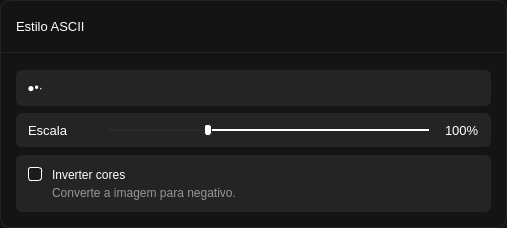
            <widget class="QWidget" name="widget_19" native="true">
             <property name="sizePolicy">
              <sizepolicy hsizetype="Preferred" vsizetype="Minimum">
               <horstretch>0</horstretch>
               <verstretch>0</verstretch>
              </sizepolicy>
             </property>
             <property name="minimumSize">
              <size>
               <width>0</width>
               <height>0</height>
              </size>
             </property>
             <property name="maximumSize">
              <size>
               <width>16777215</width>
               <height>230</height>
              </size>
             </property>
             <property name="layoutDirection">
              <enum>Qt::LayoutDirection::LeftToRight</enum>
             </property>
             <property name="autoFillBackground">
              <bool>false</bool>
             </property>
             <property name="styleSheet">
              <string notr="true">QWidget {
    background-color: rgb(20, 20, 20);
    border: 1px solid #242424;
    border-radius: 10px;
}

QLabel {
	border: none;
	color: #FFFFFF;
}
</string>
             </property>
             <layout class="QVBoxLayout" name="verticalLayout_65">
              <property name="spacing">
               <number>8</number>
              </property>
              <property name="leftMargin">
               <number>0</number>
              </property>
              <property name="topMargin">
               <number>16</number>
              </property>
              <property name="rightMargin">
               <number>0</number>
              </property>
              <property name="bottomMargin">
               <number>16</number>
              </property>
              <item>
               <layout class="QHBoxLayout" name="horizontalLayout_103">
                <item>
                 <spacer name="horizontalSpacer_103">
                  <property name="orientation">
                   <enum>Qt::Orientation::Horizontal</enum>
                  </property>
                  <property name="sizeType">
                   <enum>QSizePolicy::Policy::Fixed</enum>
                  </property>
                  <property name="sizeHint" stdset="0">
                   <size>
                    <width>16</width>
                    <height>16</height>
                   </size>
                  </property>
                 </spacer>
                </item>
                <item>
                 <widget class="QLabel" name="label_78">
                  <property name="font">
                   <font>
                    <pointsize>10</pointsize>
                    <fontweight>DemiBold</fontweight>
                   </font>
                  </property>
                  <property name="text">
                   <string>Estilo ASCII</string>
                  </property>
                 </widget>
                </item>
                <item>
                 <spacer name="horizontalSpacer_104">
                  <property name="orientation">
                   <enum>Qt::Orientation::Horizontal</enum>
                  </property>
                  <property name="sizeHint" stdset="0">
                   <size>
                    <width>40</width>
                    <height>20</height>
                   </size>
                  </property>
                 </spacer>
                </item>
               </layout>
              </item>
              <item>
               <spacer name="verticalSpacer_36">
                <property name="orientation">
                 <enum>Qt::Orientation::Vertical</enum>
                </property>
                <property name="sizeType">
                 <enum>QSizePolicy::Policy::Fixed</enum>
                </property>
                <property name="sizeHint" stdset="0">
                 <size>
                  <width>20</width>
                  <height>8</height>
                 </size>
                </property>
               </spacer>
              </item>
              <item>
               <widget class="Line" name="line_17">
                <property name="maximumSize">
                 <size>
                  <width>16777215</width>
                  <height>1</height>
                 </size>
                </property>
                <property name="orientation">
                 <enum>Qt::Orientation::Horizontal</enum>
                </property>
               </widget>
              </item>
              <item>
               <spacer name="verticalSpacer_37">
                <property name="orientation">
                 <enum>Qt::Orientation::Vertical</enum>
                </property>
                <property name="sizeType">
                 <enum>QSizePolicy::Policy::Fixed</enum>
                </property>
                <property name="sizeHint" stdset="0">
                 <size>
                  <width>20</width>
                  <height>8</height>
                 </size>
                </property>
               </spacer>
              </item>
              <item>
               <layout class="QHBoxLayout" name="horizontalLayout_104">
                <property name="spacing">
                 <number>0</number>
                </property>
                <item>
                 <spacer name="horizontalSpacer_105">
                  <property name="orientation">
                   <enum>Qt::Orientation::Horizontal</enum>
                  </property>
                  <property name="sizeType">
                   <enum>QSizePolicy::Policy::Fixed</enum>
                  </property>
                  <property name="sizeHint" stdset="0">
                   <size>
                    <width>16</width>
                    <height>20</height>
                   </size>
                  </property>
                 </spacer>
                </item>
                <item>
                 <widget class="QComboBox" name="cmbChars">
                  <property name="minimumSize">
                   <size>
                    <width>0</width>
                    <height>36</height>
                   </size>
                  </property>
                  <property name="maximumSize">
                   <size>
                    <width>16777215</width>
                    <height>34</height>
                   </size>
                  </property>
                  <property name="font">
                   <font>
                    <bold>false</bold>
                   </font>
                  </property>
                  <property name="cursor">
                   <cursorShape>ArrowCursor</cursorShape>
                  </property>
                  <property name="toolTipDuration">
                   <number>-1</number>
                  </property>
                  <property name="accessibleName">
                   <string>Degradê ASCII</string>
                  </property>
                  <property name="styleSheet">
                   <string notr="true">QComboBox {
    background-color: rgb(36, 36, 36);
    border: none;
    border-radius: 6px;
    color: #ffffff;
    padding: 8px 8px 8px 8px; 
    min-height: 20px;
}

QComboBox:hover {
	background-color: rgb(36, 36, 36);
}

QComboBox::drop-down {
    subcontrol-origin: padding;
    subcontrol-position: top right;
    width: 30px;
    border: none;
	border-top-right-radius: 4px;
	border-bottom-right-radius: 4px;
    background: transparent; 
}

QComboBox::down-arrow {
    image: url(:/icons/arrow-down.svg); 
    width: 12px;
    height: 12px;
    margin-right: 0px;
    margin-top: 0px;
}

QComboBox::down-arrow:on {
    image: url(:/icons/arrow-up.svg);
}</string>
                  </property>
                  <property name="editable">
                   <bool>false</bool>
                  </property>
                  <property name="currentText">
                   <string> ●•·</string>
                  </property>
                  <property name="currentIndex">
                   <number>0</number>
                  </property>
                  <property name="insertPolicy">
                   <enum>QComboBox::InsertPolicy::NoInsert</enum>
                  </property>
                  <property name="sizeAdjustPolicy">
                   <enum>QComboBox::SizeAdjustPolicy::AdjustToContentsOnFirstShow</enum>
                  </property>
                  <property name="minimumContentsLength">
                   <number>0</number>
                  </property>
                  <property name="placeholderText">
                   <string>Degradê ASCII</string>
                  </property>
                  <property name="duplicatesEnabled">
                   <bool>false</bool>
                  </property>
                  <property name="frame">
                   <bool>true</bool>
                  </property>
                  <property name="labelDrawingMode">
                   <enum>QComboBox::LabelDrawingMode::UseStyle</enum>
                  </property>
                  <item>
                   <property name="text">
                    <string> ●•·</string>
                   </property>
                  </item>
                  <item>
                   <property name="text">
                    <string>#8X@x*|/\\,~^=\&quot;':.-</string>
                   </property>
                  </item>
                  <item>
                   <property name="text">
                    <string>8 X x : . - '</string>
                   </property>
                  </item>
                  <item>
                   <property name="text">
                    <string>@ x * : . -</string>
                   </property>
                  </item>
                  <item>
                   <property name="text">
                    <string>8 X x | ^ : . - = ' &quot; @ \ / | * ~ , #</string>
                   </property>
                  </item>
                  <item>
                   <property name="text">
                    <string>8Xx|^:.-='&quot;@\/|*~,#</string>
                   </property>
                  </item>
                  <item>
                   <property name="text">
                    <string>@#*:. </string>
                   </property>
                  </item>
                  <item>
                   <property name="text">
                    <string>@%#0*=-:. </string>
                   </property>
                  </item>
                  <item>
                   <property name="text">
                    <string>@%#0B$&amp;amp;*+=-:,. </string>
                   </property>
                  </item>
                  <item>
                   <property name="text">
                    <string>░▒▓█</string>
                   </property>
                  </item>
                  <item>
                   <property name="text">
                    <string>▀▄▌▐▀</string>
                   </property>
                  </item>
                  <item>
                   <property name="text">
                    <string>▓▒░█▓▒░</string>
                   </property>
                  </item>
                  <item>
                   <property name="text">
                    <string>$@B%8&amp;WM#*oahkbdpqwmZO0QLCJUYXzcvunxrjft/\\|()1{}[]?-_+~&lt;&gt;i!lI;:,\&quot;^`'. &quot;</string>
                   </property>
                  </item>
                 </widget>
                </item>
                <item>
                 <spacer name="horizontalSpacer_106">
                  <property name="orientation">
                   <enum>Qt::Orientation::Horizontal</enum>
                  </property>
                  <property name="sizeType">
                   <enum>QSizePolicy::Policy::Fixed</enum>
                  </property>
                  <property name="sizeHint" stdset="0">
                   <size>
                    <width>16</width>
                    <height>20</height>
                   </size>
                  </property>
                 </spacer>
                </item>
               </layout>
              </item>
              <item>
               <layout class="QHBoxLayout" name="horizontalLayout_105">
                <item>
                 <spacer name="horizontalSpacer_107">
                  <property name="orientation">
                   <enum>Qt::Orientation::Horizontal</enum>
                  </property>
                  <property name="sizeType">
                   <enum>QSizePolicy::Policy::Fixed</enum>
                  </property>
                  <property name="sizeHint" stdset="0">
                   <size>
                    <width>16</width>
                    <height>16</height>
                   </size>
                  </property>
                 </spacer>
                </item>
                <item>
                 <layout class="QVBoxLayout" name="verticalLayout_66">
                  <property name="spacing">
                   <number>0</number>
                  </property>
                  <item>
                   <widget class="QFrame" name="frame_29">
                    <property name="minimumSize">
                     <size>
                      <width>0</width>
                      <height>34</height>
                     </size>
                    </property>
                    <property name="maximumSize">
                     <size>
                      <width>16777215</width>
                      <height>34</height>
                     </size>
                    </property>
                    <property name="styleSheet">
                     <string notr="true">QFrame{
	background-color: rgb(36, 36, 36);
	border: none;
	border-radius: 6px;
}</string>
                    </property>
                    <property name="frameShape">
                     <enum>QFrame::Shape::StyledPanel</enum>
                    </property>
                    <property name="frameShadow">
                     <enum>QFrame::Shadow::Sunken</enum>
                    </property>
                    <layout class="QGridLayout" name="gridLayout_35">
                     <property name="leftMargin">
                      <number>12</number>
                     </property>
                     <property name="topMargin">
                      <number>8</number>
                     </property>
                     <property name="rightMargin">
                      <number>12</number>
                     </property>
                     <property name="bottomMargin">
                      <number>8</number>
                     </property>
                     <property name="horizontalSpacing">
                      <number>12</number>
                     </property>
                     <property name="verticalSpacing">
                      <number>0</number>
                     </property>
                     <item row="0" column="0">
                      <layout class="QHBoxLayout" name="horizontalLayout_106">
                       <property name="spacing">
                        <number>16</number>
                       </property>
                       <property name="leftMargin">
                        <number>0</number>
                       </property>
                       <property name="topMargin">
                        <number>0</number>
                       </property>
                       <property name="rightMargin">
                        <number>0</number>
                       </property>
                       <property name="bottomMargin">
                        <number>0</number>
                       </property>
                       <item>
                        <widget class="QLabel" name="label_79">
                         <property name="maximumSize">
                          <size>
                           <width>16777215</width>
                           <height>16777215</height>
                          </size>
                         </property>
                         <property name="font">
                          <font>
                           <pointsize>10</pointsize>
                           <bold>false</bold>
                          </font>
                         </property>
                         <property name="text">
                          <string>Escala</string>
                         </property>
                        </widget>
                       </item>
                       <item>
                        <spacer name="horizontalSpacer_108">
                         <property name="orientation">
                          <enum>Qt::Orientation::Horizontal</enum>
                         </property>
                         <property name="sizeType">
                          <enum>QSizePolicy::Policy::Fixed</enum>
                         </property>
                         <property name="sizeHint" stdset="0">
                          <size>
                           <width>24</width>
                           <height>16777215</height>
                          </size>
                         </property>
                        </spacer>
                       </item>
                       <item>
                        <widget class="QSlider" name="sldWidth">
                         <property name="maximumSize">
                          <size>
                           <width>16777215</width>
                           <height>16777215</height>
                          </size>
                         </property>
                         <property name="focusPolicy">
                          <enum>Qt::FocusPolicy::ClickFocus</enum>
                         </property>
                         <property name="layoutDirection">
                          <enum>Qt::LayoutDirection::LeftToRight</enum>
                         </property>
                         <property name="styleSheet">
                          <string notr="true">QSlider{
    border: none;
	background-color: rgb(36, 36, 36);
}

QSlider::groove:horizontal {
    height: 2px;
    background: #2b2b2b;
    border-radius: 2px;
}

QSlider::groove:horizontal:hover {
    height: 4px;
}

QSlider::sub-page:horizontal {
	background-color: qlineargradient(
	spread:pad, x1:0, y1:0.559, x2:1, y2:0.536723,
	stop:0 rgba(12, 90, 234, 255),
	stop:1 rgba(61, 125, 245, 255));
	border-radius: 2px;
}

/* A MÁGICA DO HOVER – MUDANÇA DE COR QUANDO PASSA O MOUSE */
QSlider::sub-page:horizontal:hover {
	background-color: qlineargradient(
	spread:pad, x1:0, y1:0.559, x2:1, y2:0.536723,
	stop:0 rgba(12, 90, 234, 255),
	stop:1 rgba(61, 125, 245, 255));
    height: 10px;             /* cresce um pouco */
}

QSlider::add-page:horizontal {
    background: #ffffff;
    border-radius: 2px;
}

QSlider::handle:horizontal {
    background: #ffffff;
    height: 11px;
    width: 6px;
    border-radius: 3px;
    margin: -5px 0;
    border: 1px solid #242424;
}

QSlider::handle:horizontal:hover {
    width: 8px;        /* Qt aceita mudar */
    border-radius: 4px; /* Qt aceita mudar */
	border: 1px solid #242424;
}

</string>
                         </property>
                         <property name="minimum">
                          <number>40</number>
                         </property>
                         <property name="maximum">
                          <number>300</number>
                         </property>
                         <property name="singleStep">
                          <number>10</number>
                         </property>
                         <property name="pageStep">
                          <number>20</number>
                         </property>
                         <property name="value">
                          <number>120</number>
                         </property>
                         <property name="sliderPosition">
                          <number>120</number>
                         </property>
                         <property name="orientation">
                          <enum>Qt::Orientation::Horizontal</enum>
                         </property>
                         <property name="invertedAppearance">
                          <bool>false</bool>
                         </property>
                         <property name="invertedControls">
                          <bool>true</bool>
                         </property>
                         <property name="tickPosition">
                          <enum>QSlider::TickPosition::TicksBelow</enum>
                         </property>
                         <property name="tickInterval">
                          <number>20</number>
                         </property>
                        </widget>
                       </item>
                       <item>
                        <layout class="QHBoxLayout" name="horizontalLayout_107">
                         <property name="spacing">
                          <number>2</number>
                         </property>
                         <item>
                          <widget class="QLabel" name="lblWidthValue">
                           <property name="maximumSize">
                            <size>
                             <width>16777215</width>
                             <height>16777215</height>
                            </size>
                           </property>
                           <property name="font">
                            <font>
                             <pointsize>10</pointsize>
                            </font>
                           </property>
                           <property name="text">
                            <string>100%</string>
                           </property>
                          </widget>
                         </item>
                        </layout>
                       </item>
                      </layout>
                     </item>
                    </layout>
                   </widget>
                  </item>
                 </layout>
                </item>
                <item>
                 <spacer name="horizontalSpacer_109">
                  <property name="orientation">
                   <enum>Qt::Orientation::Horizontal</enum>
                  </property>
                  <property name="sizeType">
                   <enum>QSizePolicy::Policy::Fixed</enum>
                  </property>
                  <property name="sizeHint" stdset="0">
                   <size>
                    <width>16</width>
                    <height>16</height>
                   </size>
                  </property>
                 </spacer>
                </item>
               </layout>
              </item>
              <item>
               <layout class="QHBoxLayout" name="horizontalLayout_108">
                <item>
                 <spacer name="horizontalSpacer_110">
                  <property name="orientation">
                   <enum>Qt::Orientation::Horizontal</enum>
                  </property>
                  <property name="sizeType">
                   <enum>QSizePolicy::Policy::Fixed</enum>
                  </property>
                  <property name="sizeHint" stdset="0">
                   <size>
                    <width>16</width>
                    <height>20</height>
                   </size>
                  </property>
                 </spacer>
                </item>
                <item>
                 <widget class="QFrame" name="frame_30">
                  <property name="minimumSize">
                   <size>
                    <width>0</width>
                    <height>50</height>
                   </size>
                  </property>
                  <property name="maximumSize">
                   <size>
                    <width>16777215</width>
                    <height>70</height>
                   </size>
                  </property>
                  <property name="styleSheet">
                   <string notr="true">QFrame{
	background-color: rgb(36, 36, 36);
	border: none;
	border-radius: 6px;
}</string>
                  </property>
                  <property name="frameShape">
                   <enum>QFrame::Shape::StyledPanel</enum>
                  </property>
                  <property name="frameShadow">
                   <enum>QFrame::Shadow::Raised</enum>
                  </property>
                  <layout class="QGridLayout" name="gridLayout_36">
                   <property name="leftMargin">
                    <number>12</number>
                   </property>
                   <property name="topMargin">
                    <number>12</number>
                   </property>
                   <property name="rightMargin">
                    <number>12</number>
                   </property>
                   <property name="bottomMargin">
                    <number>12</number>
                   </property>
                   <property name="spacing">
                    <number>8</number>
                   </property>
                   <item row="3" column="0">
                    <layout class="QVBoxLayout" name="verticalLayout_67">
                     <property name="spacing">
                      <number>4</number>
                     </property>
                     <item>
                      <widget class="QCheckBox" name="chkInverteCores">
                       <property name="sizePolicy">
                        <sizepolicy hsizetype="Preferred" vsizetype="Fixed">
                         <horstretch>0</horstretch>
                         <verstretch>0</verstretch>
                        </sizepolicy>
                       </property>
                       <property name="styleSheet">
                        <string notr="true">QCheckBox {
    background-color: rgb(36, 36, 36);
    border: none;
    color: #ffffff;
    spacing: 10px;
}

/* Indicador da caixinha */
QCheckBox::indicator {
    width: 12px;
    height: 12px;
    border-radius: 3px;
    border: 1px solid #ffffff;
    background: rgb(28, 28, 28);
}

/* Quando marcado */
QCheckBox::indicator:checked {
    background: #0C5AEA;
    border: 1px solid #ffffff;
}

/* Hover */
QCheckBox::indicator:hover {
    border: 1.5px solid #ffffff;
    border-radius: 5px;
}
</string>
                       </property>
                       <property name="text">
                        <string>Inverter cores</string>
                       </property>
                      </widget>
                     </item>
                     <item>
                      <layout class="QHBoxLayout" name="horizontalLayout_109">
                       <item>
                        <spacer name="horizontalSpacer_111">
                         <property name="orientation">
                          <enum>Qt::Orientation::Horizontal</enum>
                         </property>
                         <property name="sizeType">
                          <enum>QSizePolicy::Policy::Fixed</enum>
                         </property>
                         <property name="sizeHint" stdset="0">
                          <size>
                           <width>24</width>
                           <height>4</height>
                          </size>
                         </property>
                        </spacer>
                       </item>
                       <item>
                        <widget class="QLabel" name="label_81">
                         <property name="styleSheet">
                          <string notr="true">color: rgb(150, 150, 150);</string>
                         </property>
                         <property name="text">
                          <string>Converte a imagem para negativo.</string>
                         </property>
                        </widget>
                       </item>
                      </layout>
                     </item>
                    </layout>
                   </item>
                  </layout>
                 </widget>
                </item>
                <item>
                 <spacer name="horizontalSpacer_112">
                  <property name="orientation">
                   <enum>Qt::Orientation::Horizontal</enum>
                  </property>
                  <property name="sizeType">
                   <enum>QSizePolicy::Policy::Fixed</enum>
                  </property>
                  <property name="sizeHint" stdset="0">
                   <size>
                    <width>16</width>
                    <height>20</height>
                   </size>
                  </property>
                 </spacer>
                </item>
               </layout>
              </item>
             </layout>
            </widget>
